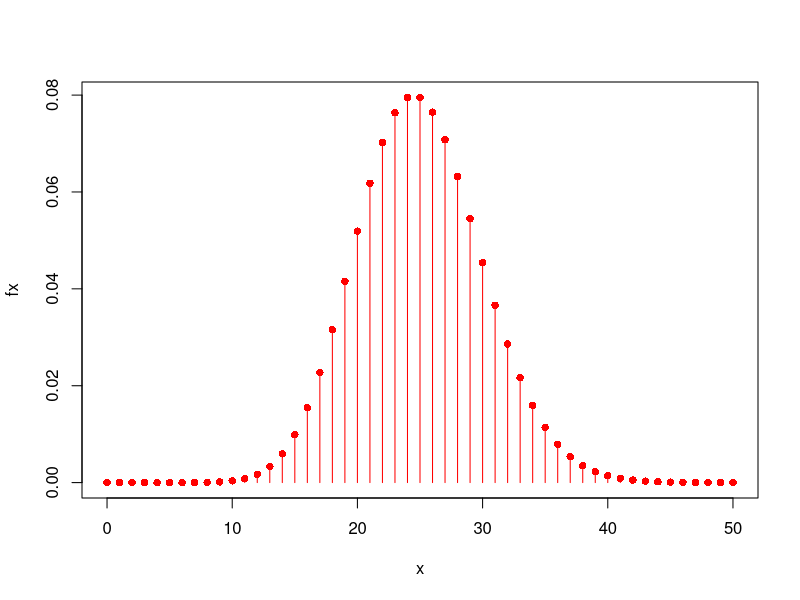
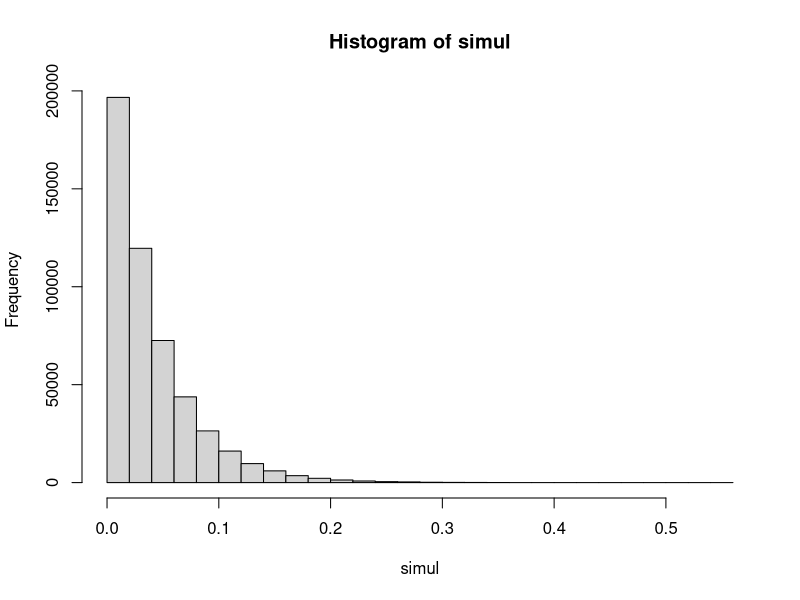

Source code (R) for these figures, in order:
x <- 0:50
fx <- dpois(x, 25)
fx

dpois(30, 25)
exp(-25)*25^30/factorial(30)

plot(x, fx, col="red", pch= 16)
lines(x, fx, type="h", col="red")

dpois(30, 25) #p(x=30)
dpois(10, 25) #p(x=10)

ppois(30, 25) #p(x<=30)
1 - ppois(29, 25) #p(x>=30)

1 - pexp(0.052, 25) #p(x>=0.052)

simul <- rexp(500000, 25)
hist(simul)

mean(simul) #promedio
#valor esperado
1/25
